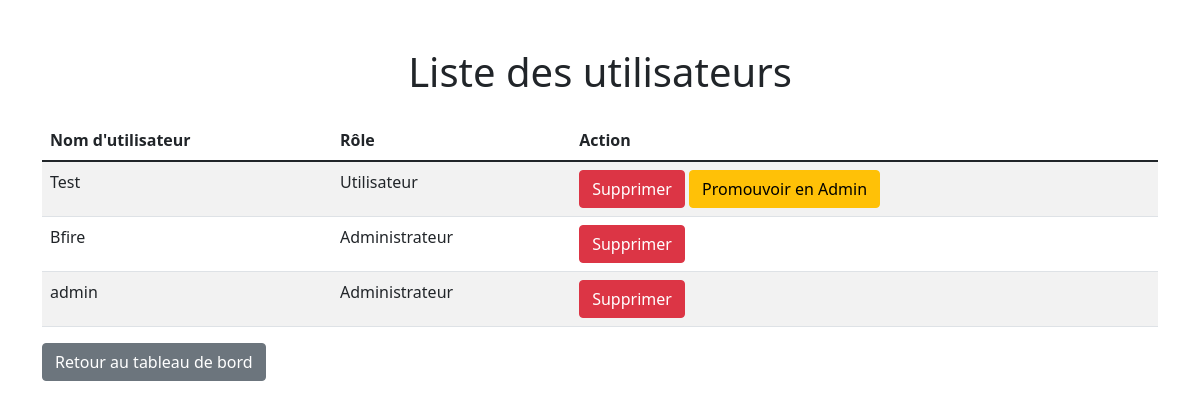
/admin/users (signed in), run on the app's committed database.
### app/models.py (models this page shows)
class User(db.Model, UserMixin):
    __tablename__ = 'user'
    id = db.Column(db.Integer, primary_key=True)
    username = db.Column(db.String(150), nullable=False, unique=True)
    password = db.Column(db.String(200), nullable=False)
    is_admin = db.Column(db.Boolean, default=False)
    is_approved = db.Column(db.Boolean, default=False)
    role = db.Column(db.String(20), default='utilisateur')
    routines_created = db.relationship('Routine', foreign_keys='Routine.created_by_id', backref='creator', lazy=True)
    routines_reported = db.relationship('Routine', foreign_keys='Routine.reported_by_id', backref='reporter', lazy=True)
    routines_user = db.relationship('Routine', foreign_keys='Routine.user_id', backref='user', lazy=True)

### app/routes.py (the view)
@main.route('/admin/users')
@login_required
def manage_users():
    if not current_user.is_admin:
        flash("Vous n'avez pas l'autorisation d'accéder à cette page.", "danger")
        return redirect(url_for('main.dashboard'))
    users = User.query.all()  # Récupérer tous les utilisateurs
    return render_template('manage_users.html', users=users)

### app/models.py (called while the page is built)
@login_manager.user_loader
def load_user(user_id):
    return User.query.get(int(user_id))

### app/templates/manage_users.html (shortened to what this page needs)
<!DOCTYPE html>
<html lang="fr">
<head>
    <link href="https://cdn.jsdelivr.net/npm/bootstrap@5.1.3/dist/css/bootstrap.min.css" rel="stylesheet">
</head>
<body>
    <div class="container mt-5">
        <h1 class="text-center mb-4">Liste des utilisateurs</h1>
        <div class="table-responsive">
            <table class="table table-striped">
                <thead class="thead-dark">
                    <tr>
                        <th>Nom d'utilisateur</th>
                        <th>Rôle</th>
                        <th>Action</th>
                    </tr>
                </thead>
                <tbody>
                    {% for user in users %}
                        <tr>
                            <td>{{ user.username }}</td>
                            <td>
                                {% if user.is_admin %}
                                    Administrateur
                                {% else %}
                                    Utilisateur
                                {% endif %}
                            </td>
                            <td>
                                <a href="{{ url_for('main.delete_user', user_id=user.id) }}" class="btn btn-danger">Supprimer</a>
                                {% if current_user.is_admin and not user.is_admin %}
                                    <a href="{{ url_for('main.promote_user', user_id=user.id) }}" class="btn btn-warning">Promouvoir en Admin</a>
                                {% endif %}
                            </td>
                        </tr>
                    {% endfor %}
                </tbody>
            </table>
        </div>
        <a href="{{ url_for('main.admin_dashboard') }}" class="btn btn-secondary">Retour au tableau de bord</a>
    </div>
</body>
</html>

### data on the page
User: username "Test", is_admin "Utilisateur"
User: username "Bfire", is_admin "Administrateur"
User: username "admin", is_admin "Administrateur"
